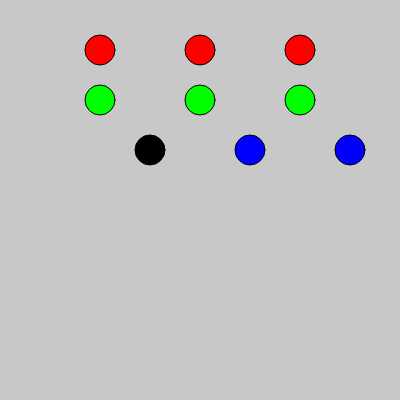
Frame 1 (no input)
Frame 60 (no input): identical to frame 1, image omitted
Frame 120 (the mouse pressed at the canvas centre since frame 60): identical to frame 1, image omitted

The p5.js sketch that drew this single still picture (run headless with seeded random() and noise() and a simulated clock; from frame 60 on, the mouse is pressed at the canvas centre):

// p5.js sketch
// ── sketch.js
let myArr = [100, 200, 300];
function setup() {
  createCanvas(400, 400);
}

function draw() {
  background(200);
  for (let num of myArr) {
    fill(255, 0, 0);
    circle(num, 50, 30);
  }

  myArr.forEach(num => {
    fill(0, 255, 0)
    circle(num, 100, 30);
  });

  const newArr = myArr.map(x => x+50);

  newArr.forEach((num, i) => {
    fill(0, 0, i*255);
    circle(num, 150, 30);
  });

}
